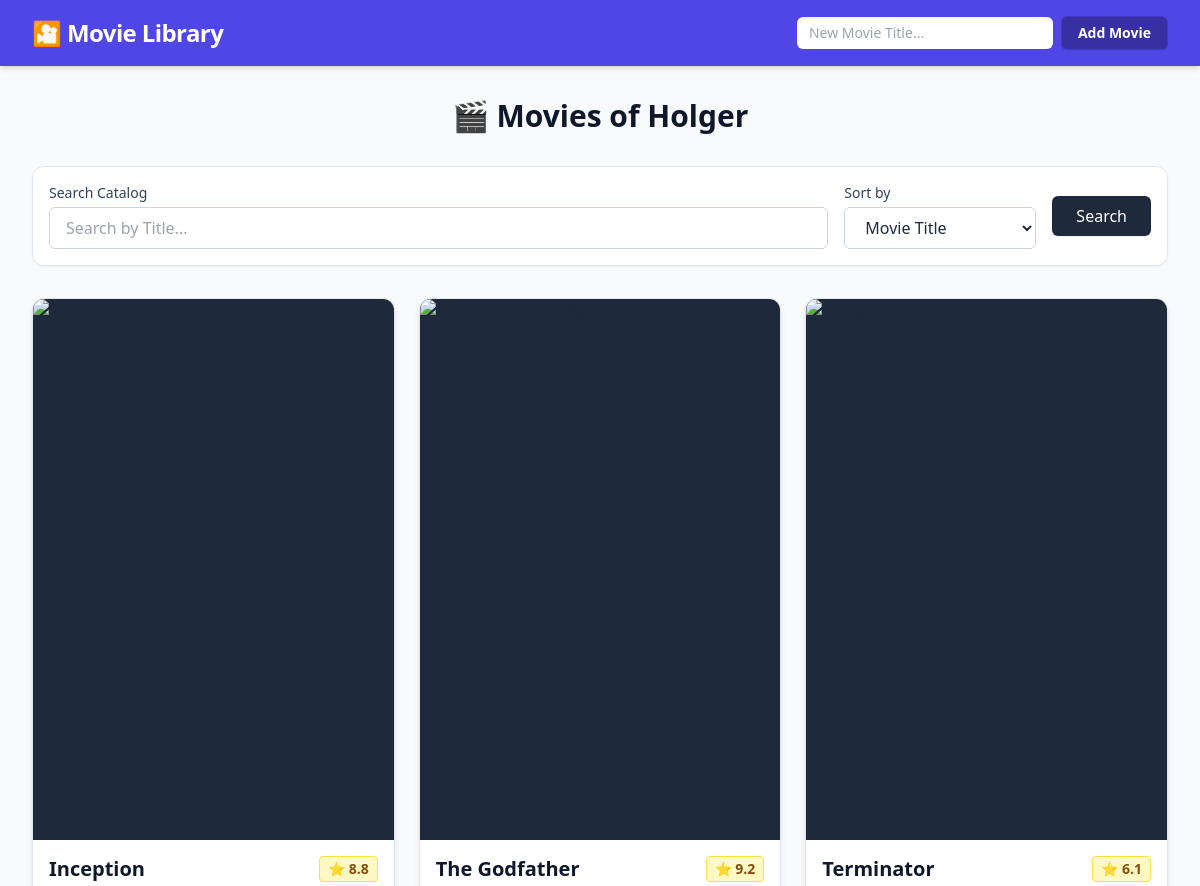
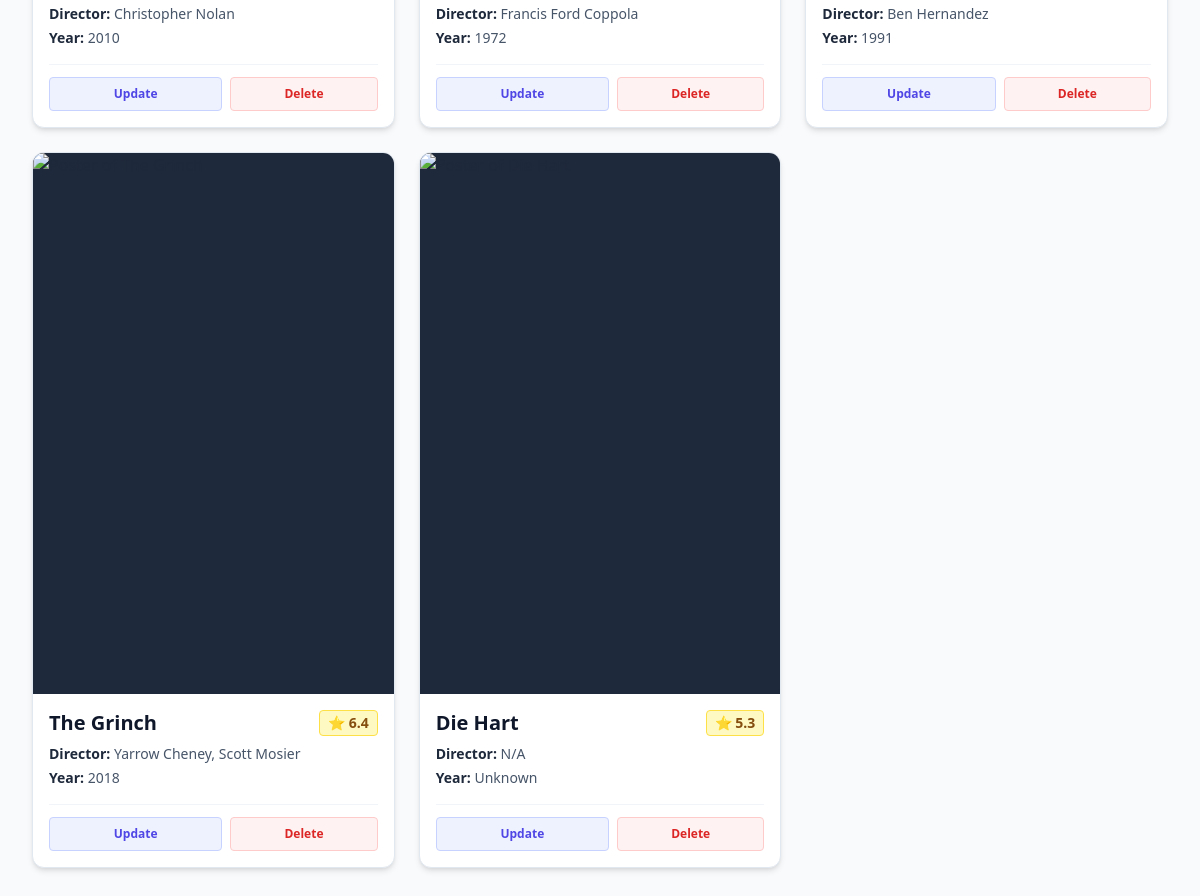
The app's page /users/1/movies with its own data (2 pictures, top to bottom).
### models.py (models this page shows)
class User(db.Model):
    __tablename__ = 'users'
    id = db.Column(db.Integer, primary_key=True, autoincrement=True)
    name = db.Column(db.String(100), unique=True, nullable=False)

class Movie(db.Model):
    __tablename__ = 'movies'
    id = db.Column(db.Integer, primary_key=True, autoincrement=True)
    title = db.Column(db.String(100), nullable=False)
    director = db.Column(db.String(100), nullable=True)
    year = db.Column(db.Integer, nullable=True)
    poster = db.Column(db.String(100), nullable=True)
    rating = db.Column(db.Float, nullable=True)
    imdb_url = db.Column(db.String(100), nullable=True)

### app.py (the view)
@app.route('/users/<int:user_id>/movies')
def get_movies(user_id):
    user = User.query.get_or_404(user_id)
    movies = data_manager.get_movies(user_id)
    return render_template('movies.html', movies=movies, user=user)

### data_manager.py (called while the page is built)
    def get_movies(self, user_id):
        return Movie.query.join(UserMovies).filter(
            UserMovies.user_id == user_id).all()

### templates/movies.html (shortened to what this page needs)
{% extends "base.html" %}
{% block nav_buttons %}
  <form action="/users/{{ user.id }}/movies" method="POST" class="flex items-center gap-2">
    <input type="text" id="title" name="title" placeholder="New Movie Title..." required
           class="w-48 md:w-64 border-0 rounded-md px-3 py-1.5 text-sm text-slate-900 focus:ring-2 focus:ring-indigo-300 outline-none transition-all shadow-inner">
    <button type="submit"
            class="bg-indigo-800 hover:bg-indigo-900 text-white text-sm font-semibold py-1.5 px-4 rounded-md transition-colors shadow-sm whitespace-nowrap border border-indigo-700">
      Add Movie
    </button>
  </form>
{% endblock %}
{% block content %}
  <h2 class="text-3xl font-bold text-slate-900 mb-8 text-center">🎬 Movies of {{ user.name }}</h2>
  <div class="bg-white p-4 rounded-xl shadow-sm border border-slate-200 mb-8">
    <form action="/users/{{ user.id }}/movies" method="GET" class="flex flex-col sm:flex-row gap-4 items-end sm:items-center">
      <div class="flex-grow w-full sm:w-auto">
        <label for="search" class="block text-sm font-medium text-slate-700 mb-1">Search Catalog</label>
        <input type="text" name="search" id="search" placeholder="Search by Title..."
               value="{{ request.args.get('search', '') }}"
               class="w-full border border-slate-300 rounded-md px-4 py-2 focus:ring-2 focus:ring-indigo-500 focus:border-indigo-500 outline-none transition-all">
      </div>
      <div class="w-full sm:w-48">
        <label for="sort" class="block text-sm font-medium text-slate-700 mb-1">Sort by</label>
        <select name="sort" id="sort" class="w-full border border-slate-300 rounded-md px-4 py-2 bg-white focus:ring-2 focus:ring-indigo-500 outline-none cursor-pointer">
          <option value="title" {% if request.args.get('sort') == 'title' %}selected{% endif %}>Movie Title</option>
        </select>
      </div>
      <div class="flex gap-2 w-full sm:w-auto">
        <button type="submit" class="bg-slate-800 hover:bg-slate-700 text-white px-6 py-2 rounded-md font-medium transition-colors w-full sm:w-auto shadow-sm">
          Search
        </button>
      </div>
    </form>
  </div>
  <div class="grid grid-cols-1 sm:grid-cols-2 lg:grid-cols-3 xl:grid-cols-4 gap-6">
    {% for movie in movies %}
    <div class="bg-white rounded-xl shadow-md border border-slate-200 overflow-hidden flex flex-col transition-transform duration-200 hover:-translate-y-1 hover:shadow-lg group">
      <a href="{{ movie.imdb_url if movie.imdb_url else '#' }}"
         target="_blank"
         class="w-full relative overflow-hidden bg-slate-800 flex items-center justify-center aspect-[2/3] flex-shrink-0">
      </a>
      <div class="p-4 flex flex-col flex-grow">
        <div class="flex justify-between items-start gap-2 mb-2">
          <h3 class="text-xl font-bold text-slate-900 leading-tight line-clamp-2" title="{{ movie.title }}">
            {{ movie.title }}
          </h3>
          <div class="bg-yellow-100 text-yellow-800 border border-yellow-300 text-sm font-bold px-2 py-0.5 rounded flex items-center flex-shrink-0">
            ⭐ {{ movie.rating if movie.rating else '-.-' }}
          </div>
        </div>
        <div class="text-sm text-slate-600 mb-4 space-y-1">
          <p class="truncate"><strong class="text-slate-800">Director:</strong> {{ movie.director if movie.director else 'Unknown' }}</p>
          <p><strong class="text-slate-800">Year:</strong> {{ movie.year if movie.year else 'Unknown' }}</p>
        </div>
        <div class="mt-auto pt-3 border-t border-slate-100 flex gap-2">
          <a href="/users/{{ user.id }}/movies/{{ movie.id }}/update"
             class="flex-1 text-xs font-semibold text-indigo-600 bg-indigo-50 hover:bg-indigo-100 border border-indigo-200 px-3 py-2 rounded transition-colors text-center">
            Update
          </a>
          <form action="/users/{{ user.id }}/movies/{{ movie.id }}/delete" method="POST" class="flex-1">
            <button type="submit"
                    class="w-full text-xs font-semibold text-red-600 bg-red-50 hover:bg-red-100 border border-red-200 px-3 py-2 rounded transition-colors text-center"
                    onclick="return confirm('Do you really want to delete this movie?');">
              Delete
            </button>
          </form>
        </div>
      </div>
    </div>
    {% endfor %}
  </div>
{% endblock %}

### records on screen
User: name "Holger"
Movie: title "Inception", rating "8.8", director "Christopher Nolan", year "2010"
Movie: title "The Godfather", rating "9.2", director "Francis Ford Coppola", year "1972"
Movie: title "Terminator", rating "6.1", director "Ben Hernandez", year "1991"
Movie: title "The Grinch", rating "6.4", director "Yarrow Cheney, Scott Mosier", year "2018"
Movie: title "Die Hart", rating "5.3", director "N/A", year "Unknown"
